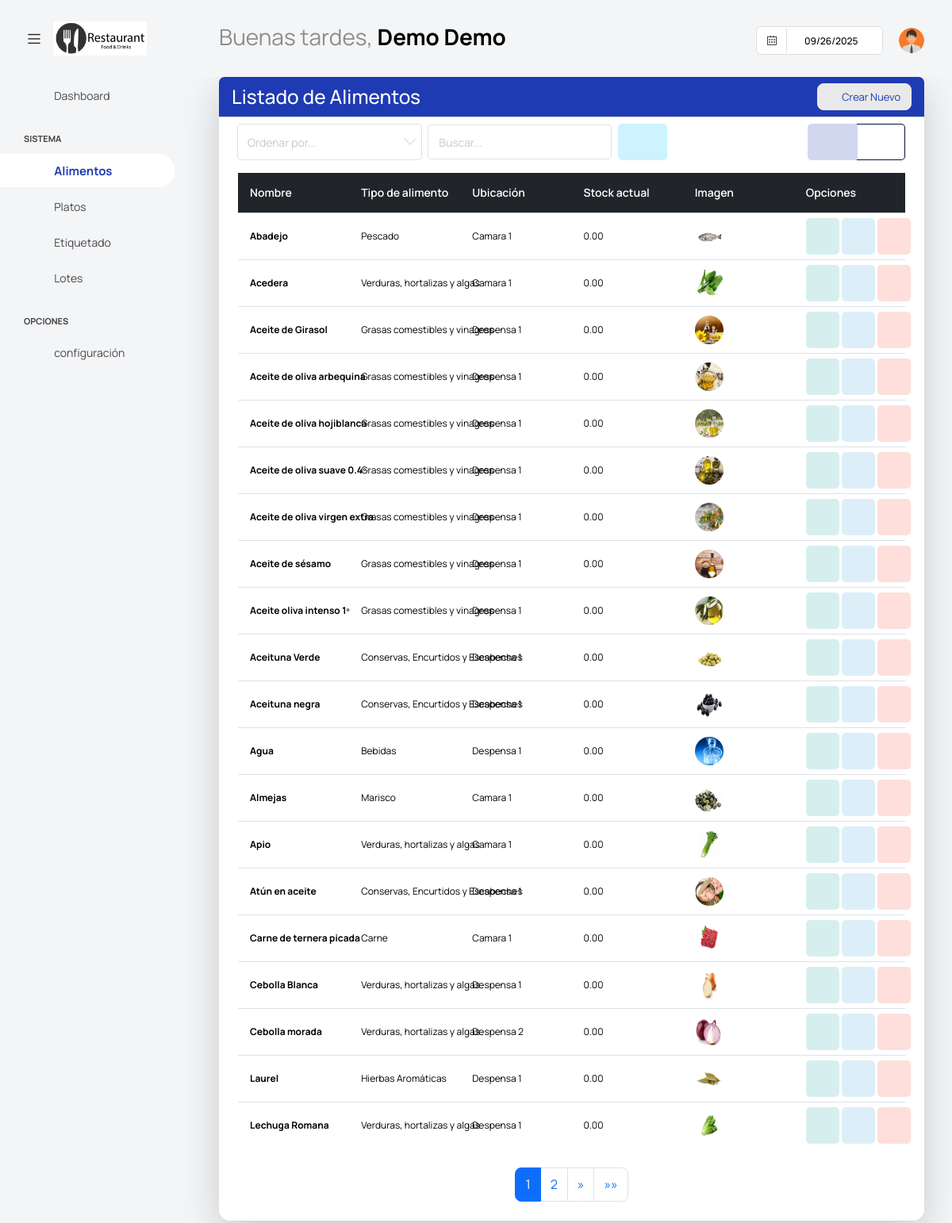
Page /dashuser/lista_alimento/ (signed in) on the committed database.
### app/super/models.py (models this page shows, shortened)
class UserProfile(models.Model):
    centro = models.ForeignKey('Centros' ,on_delete=models.CASCADE, null=True, blank =True)
    user = models.OneToOneField(User, on_delete=models.CASCADE)
    username = models.CharField(max_length=100)
    password = models.CharField(max_length=100)
    nombre = models.CharField(max_length=100)
    apellidos = models.CharField(max_length=100)
    cargo = models.CharField(max_length=100, blank=True, null=True)
    imagen = models.ImageField(default='users/default.png', upload_to='users/', null=True, blank =True)
    estado =models.BooleanField(default=True)

### app/dashuser/models.py (models this page shows, shortened)
class Alimento(ModeloBaseCentro):
    nombre = models.CharField(max_length=100, unique=True)
    nombre_alternativo = models.CharField(max_length=100, blank=True, null=True)
    imagen = models.ImageField(default='alimentos/default.jpg', upload_to='alimentos/', blank=True, null=True)
    descripcion = models.TextField(blank=True, null=True)
    tipo_alimento = models.ForeignKey(TipoAlimento, on_delete=models.CASCADE, blank=True, null=True)
    conservacion = models.ForeignKey(Conservacion, on_delete=models.CASCADE, blank=True)
    localizacion = models.ForeignKey(localizacion, on_delete=models.CASCADE, blank=True)
    alergenos = models.ManyToManyField(Alergenos, blank=True)
    trazas = models.ManyToManyField(Trazas, blank=True)
    stock_actual = models.DecimalField(max_digits=10, decimal_places=2, default=0, blank=True)
    stock_minimo = models.DecimalField(max_digits=10, decimal_places=2, default=0, blank=True)
    class Meta:
        ordering = ['nombre']
        verbose_name = "Alimento"
        verbose_name_plural = 'Alimentos'

class TipoAlimento(ModeloBaseCentro):
    nombre = models.CharField('Nombre', max_length=100)
    estado = models. BooleanField(default=True)
    class Meta:
        verbose_name = 'Tipo Alimento'
        verbose_name_plural = 'Tipos de Alimentos'
    def __str__(self):
        return f"{self.nombre}"

class localizacion  (ModeloBaseCentro):
    localizacion = models.CharField('Localización', max_length=100)
    estado = models. BooleanField(default=True)
    class Meta:
        verbose_name = 'Localización'
        verbose_name_plural = 'Localizaciones'
    def __str__(self):
        return f"{self.localizacion}"

### app/dashuser/views.py (the view)
# urls.py: path('lista_alimento/', AlimentoList.as_view(), name='AlimentoList'),
class AlimentoList(PaginationMixin, LoginRequiredMixin, ListView):
    model = Alimento
    template_name = 'dashuser/listar_alimentos.html'
    context_object_name = 'alimentos'
    paginate_by = 20  # Número de registros por página
    def get_queryset(self):
        try:
            user_profile = UserProfile.objects.filter(user=self.request.user).first()
            if user_profile and user_profile.centro:
                centro = user_profile.centro
                queryset = Alimento.objects.filter(centro=centro).order_by('nombre')
                search_query = self.request.GET.get('buscar')
                if search_query:
                    queryset = queryset.filter(
                        Q(nombre__icontains=search_query)
                    )
                return queryset
            else:
                return Alimento.objects.none()
        except ObjectDoesNotExist:
            return Alimento.objects.none()
    def get_context_data(self, **kwargs):
        context = super().get_context_data(**kwargs)
        context.update(datos_centro(self.request))
        if not context['alimentos'].exists():
            context['mensaje'] = "No tiene alimentos asociados."
        return context

### app/core/mixins.py (called while the page is built)
    def get_context_data(self, **kwargs):
        context = super().get_context_data(**kwargs)
        page_obj = context.get('page_obj')
        if page_obj:
            current_page = page_obj.number
            total_pages = page_obj.paginator.num_pages
            window = self.pagination_window_size
            if total_pages <= (window * 2) + 1:
                context['custom_page_range'] = range(1, total_pages + 1)
            elif current_page <= window:
                context['custom_page_range'] = range(1, (window * 2) + 2)
            elif current_page >= total_pages - window:
                context['custom_page_range'] = range(total_pages - (window * 2), total_pages + 1)
            else:
                context['custom_page_range'] = range(current_page - window, current_page + window + 1)
        return context

### templates/dashuser/listar_alimentos.html (shortened to what this page needs)
{% extends "base.html" %}
{% block content %}
<div class="content-wrapper">
    <div class="card shadow-lg">
        <div class="card-header bg-primary text-white d-flex justify-content-between align-items-center">
            <h3 class="m-0">Listado de Alimentos</h3>
            <a class="btn btn-light btn-sm rounded text-primary" href="{% url 'dashuser:AlimentoCreate' %}">
                <i class="fa fa-plus-circle"></i>&nbsp; Crear Nuevo
            </a>
        </div>
        <div class="card-body">
            <form method="get" class="row g-2 align-items-center mb-3">
                <div class="col">
                    <select class="form-select form-select-sm" name="ordenar" id="ordenar" onchange="this.form.submit()">
                        <option value="" disabled selected>Ordenar por...</option>
                    </select>
                </div>
                <div class="col">
                    <input type="text" class="form-control form-control-sm" placeholder="Buscar..." name="buscar" value="{{ request.GET.buscar }}">
                </div>
                <div class="col">
                    <button type="submit" class="btn btn-inverse-secondary">
                        <i class="fa fa-search"></i>
                    </button>
                </div>
                <div class="col-auto">
                    <div class="btn-group" role="group">
                        <button id="btn-lista" type="button" class="btn btn-inverse-primary">
                            <i class="fa fa-list"></i>
                        </button>
                        <button id="btn-cuadricula" type="button" class="btn btn-outline-primary btn-inverse">
                            <i class="fa fa-th"></i>
                        </button>
                    </div>
                </div>
            </form>
            {% if alimentos %}
            <div id="vista-lista">
                <div class="table-wrapper">
                    <table class="table table-hover tabla-responsive align-middle" style="table-layout: fixed;">
                        <thead class="table-dark">
                            <tr>
                                <th>Nombre</th>
                                <th>Tipo de alimento</th>
                                <th>Ubicación</th>
                                <th>Stock actual</th>
                                <th>Imagen</th>
                                <th>Opciones</th>
                            </tr>
                        </thead>
                        <tbody>
                            {% for alimento in alimentos %}
                            <tr>
                                <td data-label="Nombre" class="fw-bold">{{ alimento.nombre }}</td>
                                <td data-label="Tipo de alimento">{{ alimento.tipo_alimento }}</td>
                                <td data-label="Ubicación">{{ alimento.localizacion }}</td>
                                <td data-label="Stock actual">{{ alimento.stock_actual }}</td>
                                <td data-label="Imagen"><img src="{{ alimento.imagen.url }}"></td>
                                <td data-label="Opciones">
                                    <a class="btn btn-inverse-success" style="--bs-btn-padding-y: 14px; --bs-btn-padding-x: 14px;" onclick="abrir_modal_edicion('{% url 'dashuser:AlimentoDetail' alimento.pk %}')" data-toggle="tooltip" title="Ver Detalles">
                                        <i class="fa fa-eye"></i>
                                    </a>
                                    <a class="btn btn-inverse-info" style="--bs-btn-padding-y: 14px; --bs-btn-padding-x: 14px;" href="{% url 'dashuser:AlimentoUpdate' alimento.pk %}" data-toggle="tooltip" title="Editar Alimento">
                                        <i class="fa fa-pencil"></i>
                                    </a>
                                    <a class="btn btn-inverse-danger" style="--bs-btn-padding-y: 14px; --bs-btn-padding-x: 14px;" onclick="abrir_modal_edicion('{% url 'dashuser:AlimentoDelete' alimento.pk %}')" data-toggle="tooltip" title="Eliminar Alimento">
                                        <i class="fa fa-trash"></i>
                                    </a>
                                </td>
                            </tr>
                            {% endfor %}
                        </tbody>
                    </table>
                </div>
            </div>
            {% include "core/pagination.html" %}
            {% else %}
            <div class="alert alert-warning text-center mt-3">
                <i class="fa fa-exclamation-circle"></i> No se encontraron alérgenos.
            </div>
            {% endif %}
        </div>
</div>
{% endblock content %}

### templates/base.html (shortened to what this page needs)
{% load static %}
<html lang="es">
<head>
  <link href={% static "vendor/feather/feather.css" %} rel="stylesheet">
  <link href={% static "vendor/mdi/css/materialdesignicons.min.css" %} rel="stylesheet">
  <link href={% static "vendor/ti-icons/css/themify-icons.css" %} rel="stylesheet">
  <link href={% static "vendor/font-awesome/css/font-awesome.min.css" %} rel="stylesheet">
  <link href={% static "vendor/typicons/typicons.css" %} rel="stylesheet">
  <link href={% static "vendor/simple-line-icons/css/simple-line-icons.css" %} rel="stylesheet">
  <link href={% static "vendor/css/vendor.bundle.base.css" %} rel="stylesheet">
  <link href={% static "vendor/bootstrap-datepicker/bootstrap-datepicker.min.css" %} rel="stylesheet">
  <link href={% static "js/select.dataTables.min.css" %} rel="stylesheet" type="text/css" >
  <link rel="stylesheet" href={% static "css/style.css" %}>
</head>
  <body class="with-welcome-text">
    <div class="container-scroller">
      <nav class="navbar default-layout col-lg-12 col-12 p-0 fixed-top d-flex align-items-top flex-row">
        <div class="text-center navbar-brand-wrapper d-flex align-items-center justify-content-start">
          <div class="me-3">
            <button class="navbar-toggler navbar-toggler align-self-center" type="button" data-bs-toggle="minimize">
              <span class="icon-menu"></span>
            </button>
          </div>
          <div>
            <a class="navbar-brand brand-logo" href="index.html">
              <img src="{{ imagen_centro_url }}" style="width:150px !important; height:auto;" alt="{{ centro.nombre }}">
            </a>
          </div>
        </div>
        <div class="navbar-menu-wrapper d-flex align-items-top">
          <ul class="navbar-nav">
            <li class="nav-item fw-semibold d-none d-lg-block ms-0">
              <h1 class="welcome-text">{{ saludo }}, <span class="text-black fw-bold">{{ nombre }} {{ apellidos }}</span></h1>
          </ul>
          <ul class="navbar-nav ms-auto">
            <li class="nav-item d-none d-lg-block">
              <div id="datepicker-popup" class="input-group date datepicker navbar-date-picker">
                <span class="input-group-addon input-group-prepend border-right">
                  <span class="icon-calendar input-group-text calendar-icon"></span>
                </span>
                <input type="text" class="form-control">
              </div>
            </li>
            <li class="nav-item dropdown d-none d-lg-block user-dropdown">
              <a class="nav-link" id="UserDropdown" href="#" data-bs-toggle="dropdown" aria-expanded="false">
                <img class="img-xs rounded-circle" src="{{ imagen_user_url }}" alt="Profile image"> </a>
            </li>
          </ul>
        </div>
      </nav>
    <div class="container-fluid page-body-wrapper">
      <nav class="sidebar sidebar-offcanvas" id="sidebar">
        <ul class="nav">
          <li class="nav-item">
            <a class="nav-link" href="{% url 'dashuser:home' %}">
              <i class="mdi mdi-grid-large menu-icon"></i>
              <span class="menu-title">Dashboard</span>
            </a>
          </li>
          <li class="nav-item nav-category">Sistema</li>
            <li class="nav-item">
              <a class="nav-link" href="{% url 'dashuser:AlimentoList' %}">
                <i class="menu-icon mdi mdi-food-variant"></i>
                <span class="menu-title">Alimentos</span>
              </a>
            </li>
            <li class="nav-item">
              <a class="nav-link" href="{% url 'platos:PlatoList' %}">
                <i class="menu-icon mdi mdi-food-turkey"></i>
                <span class="menu-title">Platos</span>
              </a>
            </li>
            <li class="nav-item">
              <a class="nav-link" data-bs-toggle="collapse" href="#etiq" aria-expanded="false" aria-controls="etiq">
                <i class="menu-icon mdi mdi-tag"></i>
                <span class="menu-title">Etiquetado</span>
                <i class="menu-arrow"></i>
              </a>
            </li>
            <li class="nav-item">
              <a class="nav-link" href="{% url 'platos:LotesResumenListView' %}">
                <i class="menu-icon mdi mdi-package-variant"></i>
                <span class="menu-title">Lotes</span>
              </a>
            </li>
          <li class="nav-item nav-category">Opciones</li>
            <li class="nav-item">
              <a class="nav-link" data-bs-toggle="collapse" href="#confi" aria-expanded="false" aria-controls="confi">
                <i class="menu-icon mdi mdi-filter"></i>
                <span class="menu-title">configuración</span>
                <i class="menu-arrow"></i>
              </a>
            </li>
        </ul>
      </nav>
      <div class="main-panel">
          {% block content %}
          {% endblock content %}
      </div>
  </div>
</body>
</html>

### templates/dashuser/listar_alimentos.html (style rules this page uses)
.content-wrapper { padding-top: 0 !important; }
table.table td { padding-top: 6px !important; padding-bottom: 6px !important; font-size: 12px; line-height: 1.2; }

### rows in the picture
UserProfile: nombre "Demo", apellidos "Demo"
Alimento: nombre "Abadejo", tipo_alimento "Pescado", localizacion "Camara 1", stock_actual "0.00", imagen (picture)
Alimento: nombre "Acedera", tipo_alimento "Verduras, hortalizas y algas", localizacion "Camara 1", stock_actual "0.00", imagen (picture)
Alimento: nombre "Aceite de Girasol", tipo_alimento "Grasas comestibles y vinagres", localizacion "Despensa 1", stock_actual "0.00", imagen (picture)
Alimento: nombre "Aceite de oliva arbequina", tipo_alimento "Grasas comestibles y vinagres", localizacion "Despensa 1", stock_actual "0.00", imagen (picture)
Alimento: nombre "Aceite de oliva hojiblanca", tipo_alimento "Grasas comestibles y vinagres", localizacion "Despensa 1", stock_actual "0.00", imagen (picture)
Alimento: nombre "Aceite de oliva suave 0.4º", tipo_alimento "Grasas comestibles y vinagres", localizacion "Despensa 1", stock_actual "0.00", imagen (picture)
Alimento: nombre "Aceite de oliva virgen extra", tipo_alimento "Grasas comestibles y vinagres", localizacion "Despensa 1", stock_actual "0.00", imagen (picture)
Alimento: nombre "Aceite de sésamo", tipo_alimento "Grasas comestibles y vinagres", localizacion "Despensa 1", stock_actual "0.00", imagen (picture)
Alimento: nombre "Aceite oliva intenso 1º", tipo_alimento "Grasas comestibles y vinagres", localizacion "Despensa 1", stock_actual "0.00", imagen (picture)
Alimento: nombre "Aceituna Verde", tipo_alimento "Conservas, Encurtidos y Escabeches", localizacion "Despensa 1", stock_actual "0.00", imagen (picture)
Alimento: nombre "Aceituna negra", tipo_alimento "Conservas, Encurtidos y Escabeches", localizacion "Despensa 1", stock_actual "0.00", imagen (picture)
Alimento: nombre "Agua", tipo_alimento "Bebidas", localizacion "Despensa 1", stock_actual "0.00", imagen (picture)
Alimento: nombre "Almejas", tipo_alimento "Marisco", localizacion "Camara 1", stock_actual "0.00", imagen (picture)
Alimento: nombre "Apio", tipo_alimento "Verduras, hortalizas y algas", localizacion "Camara 1", stock_actual "0.00", imagen (picture)
Alimento: nombre "Atún en aceite", tipo_alimento "Conservas, Encurtidos y Escabeches", localizacion "Despensa 1", stock_actual "0.00", imagen (picture)
Alimento: nombre "Carne de ternera picada", tipo_alimento "Carne", localizacion "Camara 1", stock_actual "0.00", imagen (picture)
Alimento: nombre "Cebolla Blanca", tipo_alimento "Verduras, hortalizas y algas", localizacion "Despensa 1", stock_actual "0.00", imagen (picture)
Alimento: nombre "Cebolla morada", tipo_alimento "Verduras, hortalizas y algas", localizacion "Despensa 2", stock_actual "0.00", imagen (picture)
Alimento: nombre "Laurel", tipo_alimento "Hierbas Aromáticas", localizacion "Despensa 1", stock_actual "0.00", imagen (picture)
Alimento: nombre "Lechuga Romana", tipo_alimento "Verduras, hortalizas y algas", localizacion "Despensa 1", stock_actual "0.00", imagen (picture)

### other values in the picture
{{ saludo }} "Buenas tardes"
{{ page }} "1" "2"
